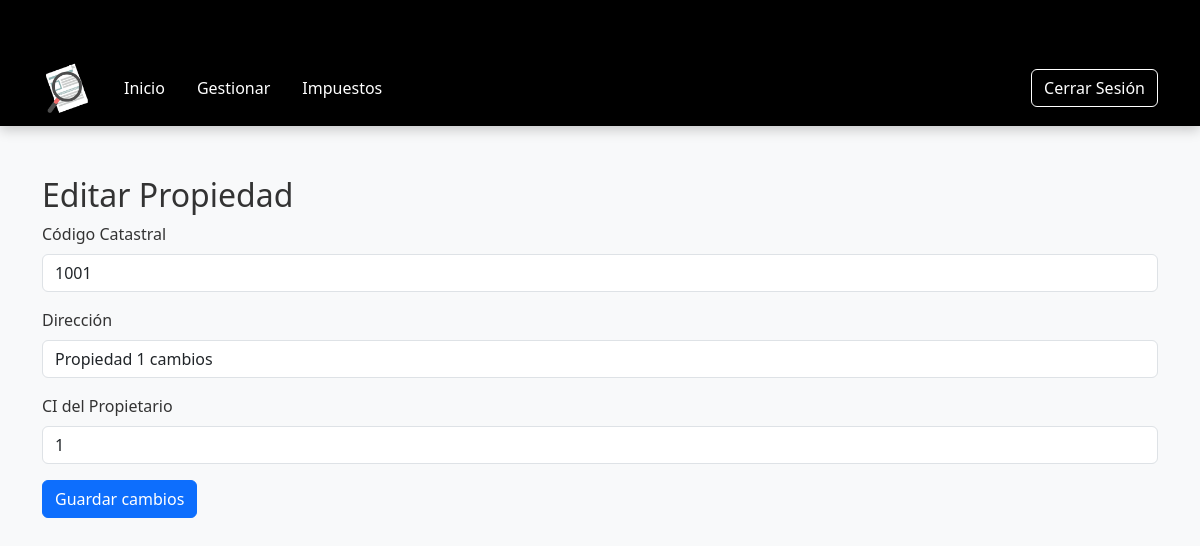
/2/editarpropiedad.php?id=101, run on the app's committed database.
### tables this page shows
CREATE TABLE `propiedad` (
  `idPropiedad` int(11) NOT NULL,
  `codCtastral` int(20) DEFAULT NULL,
  `direccion` varchar(250) DEFAULT NULL,
  `ci` int(11) DEFAULT NULL,
  `latitud` double DEFAULT NULL,
  `longitud` double DEFAULT NULL
);

### 2/editarpropiedad.php (the view, shortened to what this page needs)
<?php
include "conexion.php";
include "template/cabeceralog.php";
if (isset($_POST['submit'])) {
    $idPropiedad = $_POST['idPropiedad'];
    $codCtastral = $_POST['codCtastral'];
    $direccion = $_POST['direccion'];
    $ci = $_POST['ci'];
    $sql = "UPDATE propiedad SET codCtastral = '$codCtastral', direccion = '$direccion', ci = '$ci' WHERE idPropiedad = $idPropiedad";
    if ($conn->query($sql) === TRUE) {
        echo "Propiedad actualizada correctamente.";
    } else {
        echo "Error al actualizar la propiedad: " . $conn->error;
    }
    $conn->close();
    header("Location: propiedades.php");
    ob_end_flush();
    exit();
} else {
    if (isset($_GET['id'])) {
        $idPropiedad = $_GET['id'];
        $sql = "SELECT * FROM propiedad WHERE idPropiedad = $idPropiedad";
        $result = $conn->query($sql);
        $row = $result->fetch_assoc();
    }
}
?>
<body>
<div class="container">
    <h2 class="mt-5">Editar Propiedad</h2>
    <form method="POST" action="editarpropiedad.php">
        <div class="mb-3">
            <label for="codCtastral" class="form-label">Código Catastral</label>
            <input type="text" class="form-control" id="codCtastral" name="codCtastral" value="<?php echo $row['codCtastral']; ?>" required>
        </div>
        <div class="mb-3">
            <label for="direccion" class="form-label">Dirección</label>
            <input type="text" class="form-control" id="direccion" name="direccion" value="<?php echo $row['direccion']; ?>" required>
        </div>
        <div class="mb-3">
            <label for="ci" class="form-label">CI del Propietario</label>
            <input type="text" class="form-control" id="ci" name="ci" value="<?php echo $row['ci']; ?>" required>
        </div>
        <button type="submit" name="submit" class="btn btn-primary">Guardar cambios</button>
    </form>
</div>
</body>
</html>

### 2/template/cabeceralog.php (style rules this page uses)
body { font-family: 'Segoe UI', Tahoma, Geneva, Verdana, sans-serif; background-color: #f8f9fa; color: #333; }
.container { margin-top: 50px; }

### data on the page
propiedad: codCtastral "1001", direccion "Propiedad 1 cambios", ci "1"
